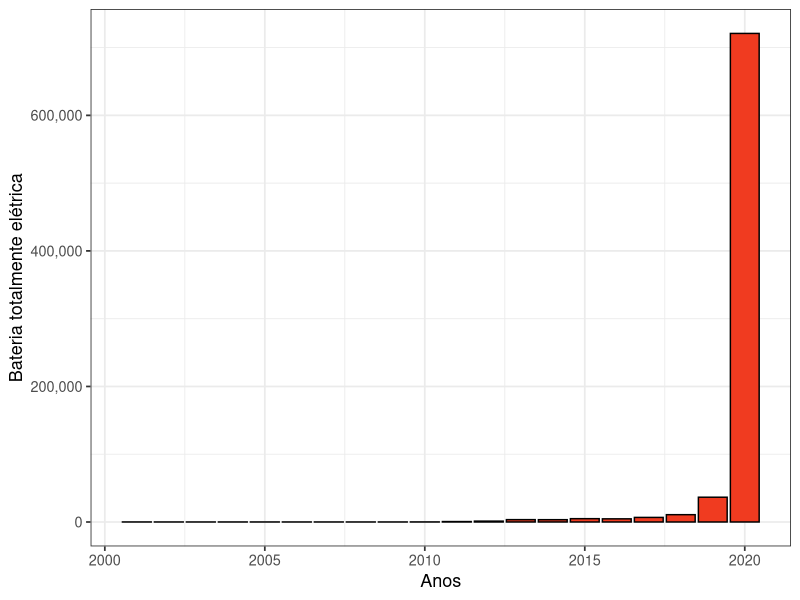
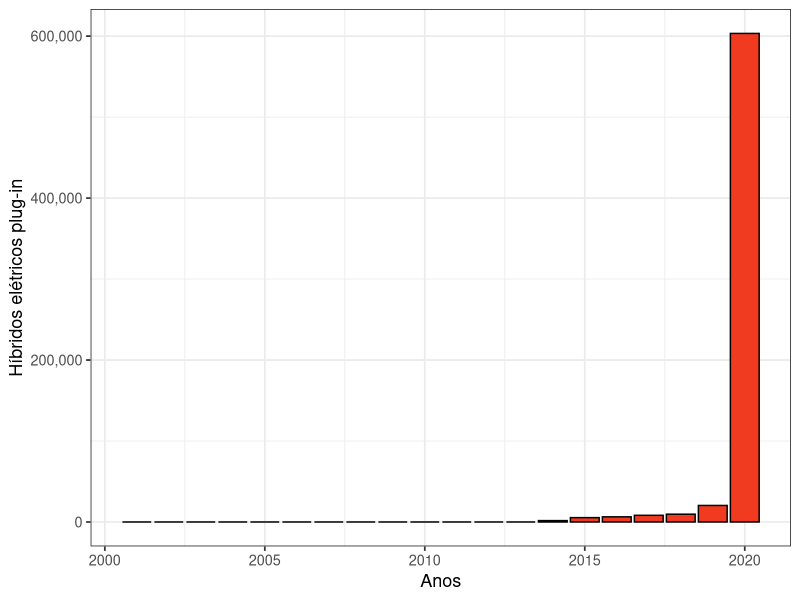
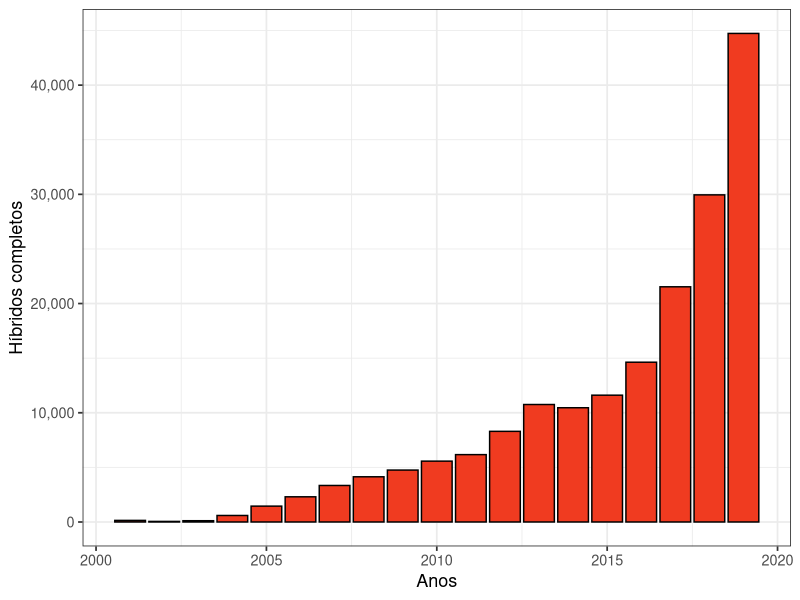
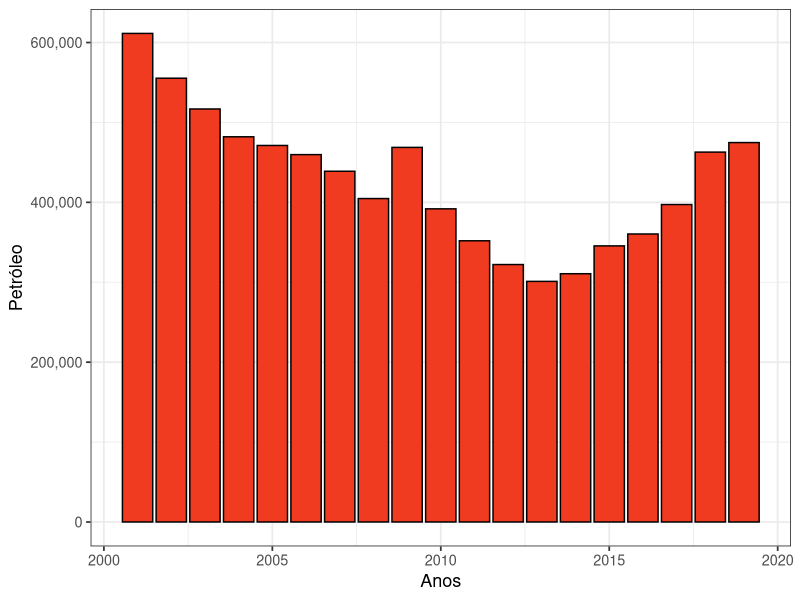
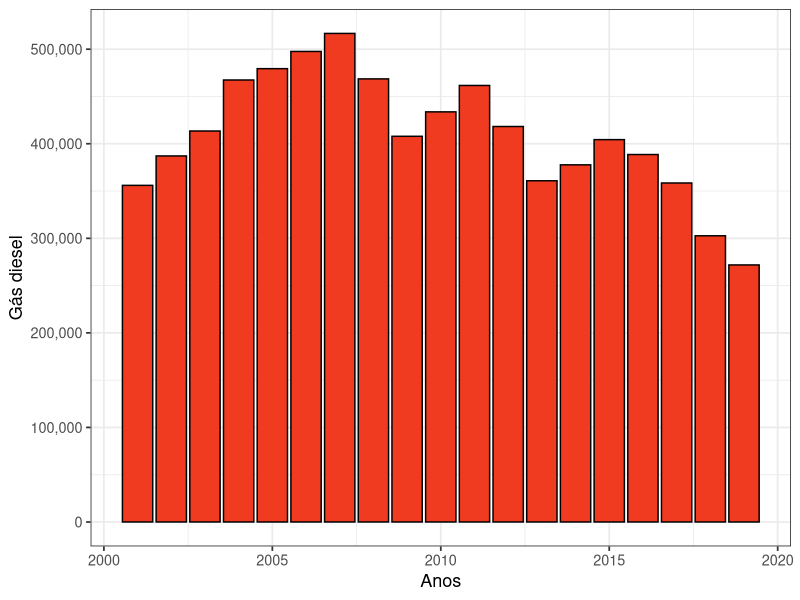
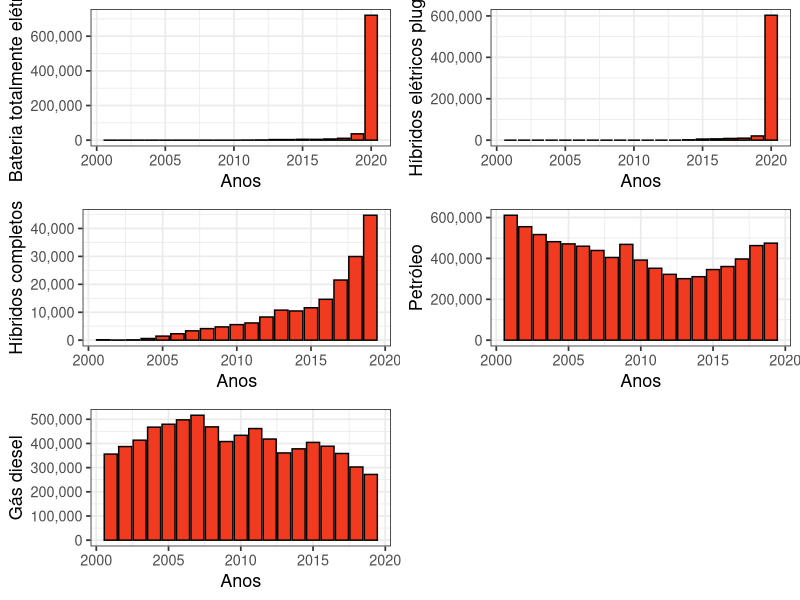

The R script that drew these images, in order:

# Registros de veículos por tipo ----------------------------------------------------------------------------------------------------------
# Autora do script: Jeanne Franco ----------------------------------------------------------------------------------------------------------
# Data: 16/08/22 ---------------------------------------------------------------------------------------------------------------------------
# Referência: https://ourworldindata.org/transport -----------------------------------------------------------------------------------------

# Sobre o conjunto de dados ----------------------------------------------------------------------------------------------------------------

### Os dados mostram os registros dos tipos de veículos de passageiros.
### Os dados estão discriminados por: petróleo, gás diesel, híbridos completos,
### híbridos elétricos plug-in e veículos com bateria totalmente elétrica.

# Pacotes necessários para as análises -----------------------------------------------------------------------------------------------------

library(tidyverse)
library(scales)
library(gridExtra)

# Carregar dados ---------------------------------------------------------------------------------------------------------------------------

veh <- read.csv("new-vehicles-type-area.csv")
view(veh)
names(veh)

# Selecionar dados -------------------------------------------------------------------------------------------------------------------------

veh1 <- veh %>%
  select(-Code) %>%
  view()

# Gráficos ---------------------------------------------------------------------------------------------------------------------------------

options(scipen = 999)

g1 <- ggplot(veh1, aes(x = Year, y = battery_electric_number)) +
  geom_bar(color = "black", fill = "#f03b20", 
           stat = "summary", fun = "mean") +
  scale_y_continuous(labels = comma) +
  labs(x = "Anos", y = "Bateria totalmente elétrica") +
  theme_bw(base_size = 13)
g1

g2 <- ggplot(veh1, aes(x = Year, y = plugin_hybrid_number)) +
  geom_bar(color = "black", fill = "#f03b20", 
           stat = "summary", fun = "mean") +
  scale_y_continuous(labels = comma) +
  labs(x = "Anos", y = "Híbridos elétricos plug-in") +
  theme_bw(base_size = 13)
g2

g3 <- ggplot(veh1, aes(x = Year, y = full_mild_hybrid_number)) +
  geom_bar(color = "black", fill = "#f03b20", 
           stat = "summary", fun = "mean") +
  scale_y_continuous(labels = comma) +
  labs(x = "Anos", y = "Híbridos completos") +
  theme_bw(base_size = 13)
g3

g4 <- ggplot(veh1, aes(x = Year, y = petrol_number)) +
  geom_bar(color = "black", fill = "#f03b20", 
           stat = "summary", fun = "mean") +
  scale_y_continuous(labels = comma) +
  labs(x = "Anos", y = "Petróleo") +
  theme_bw(base_size = 13)
g4

g5 <- ggplot(veh1, aes(x = Year, y = diesel_gas_number)) +
  geom_bar(color = "black", fill = "#f03b20", 
           stat = "summary", fun = "mean") +
  scale_y_continuous(labels = comma) +
  labs(x = "Anos", y = "Gás diesel") +
  theme_bw(base_size = 13)
g5

grid.arrange(g1, g2, g3, g4, g5)

#  title = "Registros de veículos de passageiros"